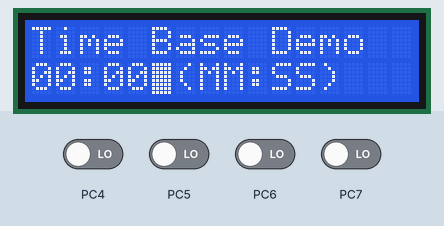
This program was run on a simulated ATmega32, built with avr-gcc and emulated at 16 MHz. On the bench: 16×2 character LCD. Wiring (inferred from the names in the program): character LCD (HD44780): RS PD6; R/W PD5; E PD7; data PC0, PC1, PC2, PC3. The test bench sets the inputs (shaded band); at power-on: PC4–7 LOW.

Above: at 0.4 s.
At 3.1 s:
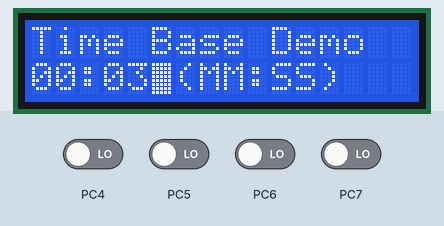
At 9.1 s:
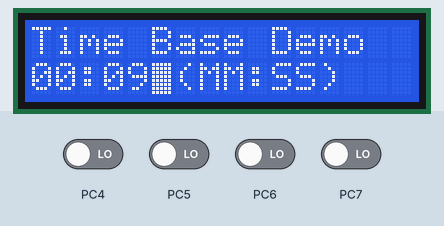
At 19.2 s:
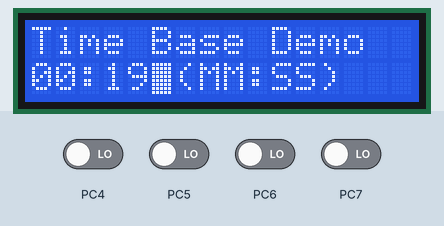
At 29.2 s:
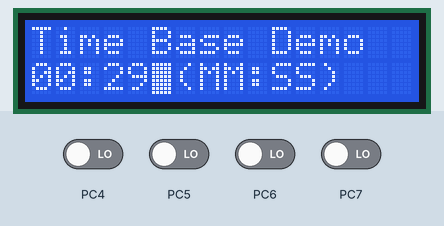
At 38.2 s:
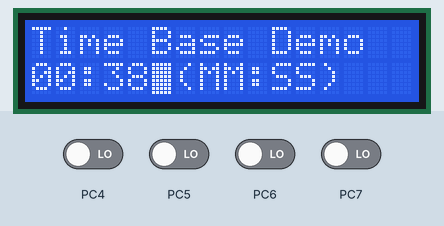

Measured:
- what the display in image 0 shows lasts 0.8 s, from 0.3 s to 1.1 s
- what the display in image 1 shows lasts 1.1 s, from 3.0 s to 4.1 s

The program:

timer_avr_COMPARE.c
```c
#include <avr/io.h>
#include <avr/interrupt.h>

#include "lcd.h"

//Global variable for the clock system
volatile unsigned int   clock_millisecond=0;
volatile unsigned char  clock_second=0;

volatile unsigned char  clock_minute=0;

main()
{
   //Initialize the LCD Subsystem
   InitLCD(LS_BLINK);
   //Clear the display
   LCDClear();

   //Set up the timer1 as described in the
   //tutorial

   TCCR1B=(1<<WGM12)|(1<<CS11)|(1<<CS10);
   OCR1A=250;

   //Enable the Output Compare A interrupt
   TIMSK|=(1<<OCIE1A);


   LCDWriteStringXY(0,0,"Time Base Demo");
   LCDWriteStringXY(0,1,"  :   (MM:SS)");

   //Enable interrupts globally

   sei();

   //Continuasly display the time
   while(1)
   {
      LCDWriteIntXY(0,1,clock_minute,2);
      LCDWriteIntXY(3,1,clock_second,2);
      _delay_loop_2(0);
   }

}


//The output compate interrupt handler
//We set up the timer in such a way that
//this ISR is called exactly at 1ms interval
ISR(TIMER1_COMPA_vect)
{
   clock_millisecond++;
   if(clock_millisecond==1000)
   {
      clock_second++;
      clock_millisecond=0;
      if(clock_second==60)
      {
         clock_minute++;
         clock_second=0;
      }
   }
}
```

myutils.h
```c
#ifndef MYUTILS_H
 #define MYUTILS_H

 #define _CONCAT(a,b) a##b
 #define PORT(x) _CONCAT(PORT,x)
 #define PIN(x) _CONCAT(PIN,x)
 #define DDR(x) _CONCAT(DDR,x)

#endif
```

usart_lib.c
```c
#include<avr/io.h>
#include<util/delay.h>
#include"lcd.h"

#define EOT '%'
#define SOT '^'


void USARTInit(uint16_t ubrr_value)
{

   //Set Baud rate

   UBRRL = ubrr_value;
   UBRRH = (ubrr_value>>8);

   /*Set Frame Format


   >> Asynchronous mode
   >> No Parity
   >> 1 StopBit

   >> char size 8

   */

   UCSRC=(1<<URSEL)|(3<<UCSZ0);


   //Enable The receiver and transmitter

   UCSRB=(1<<RXEN)|(1<<TXEN)|(1<<RXCIE)|(1<<TXCIE);


}


//This function is used to read the available data
//from USART. This function will wait untill data is
//available.
char USARTReadChar()
{
   //Wait untill a data is available

   while(!(UCSRA & (1<<RXC)))
   {
      //Do nothing
   }

   //Now USART has got data from host
   //and is available is buffer

   return UDR;
}


//This fuction writes the given "data" to
//the USART which then transmit it via TX line
void USARTWriteChar(char data)
{
   //Wait untill the transmitter is ready

   while(!(UCSRA & (1<<UDRE)))
   {
      //Do nothing
   }

   //Now write the data to USART buffer

   UDR=data;
}


void USARTWriteInt(int val,unsigned int field_length)
{
	/***************************************************************
	This function writes a integer type value to LCD module

	Arguments:
	1)int val	: Value to print

	2)unsigned int field_length :total length of field in which the value is printed
	must be between 1-5 if it is -1 the field length is no of digits in the val

	****************************************************************/

	char str[5]={0,0,0,0,0};
	int i=4,j=0;
	while(val)
	{
	str[i]=val%10;
	val=val/10;
	i--;
	}
	if(field_length==-1)
		while(str[j]==0) j++;
	else
		j=5-field_length;

	if(val<0) USARTWriteChar('-');
	for(i=j;i<5;i++)
	{
	USARTWriteChar(48+str[i]);
	//USARTWriteChar(48+str[i]);
	for(i=0;i<4;i++)
	{
	_delay_ms(10);
	}
}}

void write(char *data)
{
	//USARTWriteChar('#');
	//USARTWriteChar(3);
	//USARTWriteChar(1);
	while(*data)
	USARTWriteChar(*data++);
	//USARTWriteChar('\n');
	//USARTWriteInt(data,2);
	//while(*data) USARTWriteChar(*data++);
}
```

lcd.c
```c
#include <avr/io.h>
#include <inttypes.h>

#ifndef F_CPU
	#define F_CPU 1475600UL
#endif

#include <util/delay.h>

#include "lcd.h"


#define LCD_DATA_PORT 	PORT(LCD_DATA)
#define LCD_E_PORT 	PORT(LCD_E)
#define LCD_RS_PORT 	PORT(LCD_RS)
#define LCD_RW_PORT 	PORT(LCD_RW)

#define LCD_DATA_DDR 	DDR(LCD_DATA)
#define LCD_E_DDR 	DDR(LCD_E)
#define LCD_RS_DDR 	DDR(LCD_RS)
#define LCD_RW_DDR 	DDR(LCD_RW)

#define LCD_DATA_PIN	PIN(LCD_DATA)

#define SET_E() (LCD_E_PORT|=(1<<LCD_E_POS))
#define SET_RS() (LCD_RS_PORT|=(1<<LCD_RS_POS))
#define SET_RW() (LCD_RW_PORT|=(1<<LCD_RW_POS))

#define CLEAR_E() (LCD_E_PORT&=(~(1<<LCD_E_POS)))
#define CLEAR_RS() (LCD_RS_PORT&=(~(1<<LCD_RS_POS)))
#define CLEAR_RW() (LCD_RW_PORT&=(~(1<<LCD_RW_POS)))


void LCDByte(uint8_t c,uint8_t isdata)
{
//Sends a byte to the LCD in 4bit mode
//cmd=0 for data
//cmd=1 for command


//NOTE: THIS FUNCTION RETURS ONLY WHEN LCD HAS PROCESSED THE COMMAND

uint8_t hn,ln;			//Nibbles
uint8_t temp;

hn=c>>4;
ln=(c & 0x0F);

if(isdata==0)
	CLEAR_RS();
else
	SET_RS();

_delay_us(0.500);		//tAS

SET_E();

//Send high nibble

temp=(LCD_DATA_PORT & 0XF0)|(hn);
LCD_DATA_PORT=temp;

_delay_us(1);			//tEH

//Now data lines are stable pull E low for transmission

CLEAR_E();

_delay_us(1);

//Send the lower nibble
SET_E();

temp=(LCD_DATA_PORT & 0XF0)|(ln);

LCD_DATA_PORT=temp;

_delay_us(1);			//tEH

//SEND

CLEAR_E();

_delay_us(1);			//tEL

LCDBusyLoop();
}

void LCDBusyLoop()
{
	//This function waits till lcd is BUSY

	uint8_t busy,status=0x00,temp;

	//Change Port to input type because we are reading data
	LCD_DATA_DDR&=0xF0;

	//change LCD mode
	SET_RW();		//Read mode
	CLEAR_RS();		//Read status

	//Let the RW/RS lines stabilize

	_delay_us(0.5);		//tAS


	do
	{

		SET_E();

		//Wait tDA for data to become available
		_delay_us(0.5);

		status=LCD_DATA_PIN;
		status=status<<4;

		_delay_us(0.5);

		//Pull E low
		CLEAR_E();
		_delay_us(1);	//tEL

		SET_E();
		_delay_us(0.5);

		temp=LCD_DATA_PIN;
		temp&=0x0F;

		status=status|temp;

		busy=status & 0b10000000;

		_delay_us(0.5);
		CLEAR_E();
		_delay_us(1);	//tEL
	}while(busy);

	CLEAR_RW();		//write mode
	//Change Port to output
	LCD_DATA_DDR|=0x0F;

}

void InitLCD(uint8_t style)
{
	/*****************************************************************

	This function Initializes the lcd module
	must be called before calling lcd related functions

	Arguments:
	style = LS_BLINK,LS_ULINE(can be "OR"ed for combination)
	LS_BLINK :The cursor is blinking type
	LS_ULINE :Cursor is "underline" type else "block" type

	*****************************************************************/

	//After power on Wait for LCD to Initialize
	_delay_ms(30);

	//Set IO Ports
	LCD_DATA_DDR|=(0x0F);
	LCD_E_DDR|=(1<<LCD_E_POS);
	LCD_RS_DDR|=(1<<LCD_RS_POS);
	LCD_RW_DDR|=(1<<LCD_RW_POS);

	LCD_DATA_PORT&=0XF0;
	CLEAR_E();
	CLEAR_RW();
	CLEAR_RS();

	//Set 4-bit mode
	_delay_us(0.3);	//tAS

	SET_E();
	LCD_DATA_PORT|=(0b00000010); //[B] To transfer 0b00100000 i was using LCD_DATA_PORT|=0b00100000
	_delay_us(1);
	CLEAR_E();
	_delay_us(1);

	//Wait for LCD to execute the Functionset Command
	LCDBusyLoop();                                    //[B] Forgot this delay

	//Now the LCD is in 4-bit mode

	LCDCmd(0b00001100|style);	//Display On
	LCDCmd(0b00101000);			//function set 4-bit,2 line 5x7 dot format
}
void LCDWriteString(const char *msg)
{
	/*****************************************************************

	This function Writes a given string to lcd at the current cursor
	location.

	Arguments:
	msg: a null terminated string to print


	*****************************************************************/
 while(*msg!='\0')
 {
	LCDData(*msg);
	msg++;
 }
}

void LCDWriteInt(int val,unsigned int field_length)
{
	/***************************************************************
	This function writes a integer type value to LCD module

	Arguments:
	1)int val	: Value to print

	2)unsigned int field_length :total length of field in which the value is printed
	must be between 1-5 if it is -1 the field length is no of digits in the val

	****************************************************************/

	char str[5]={0,0,0,0,0};
	int i=4,j=0;
	while(val)
	{
	str[i]=val%10;
	val=val/10;
	i--;
	}
	if(field_length==-1)
		while(str[j]==0) j++;
	else
		j=5-field_length;

	if(val<0) LCDData('-');
	for(i=j;i<5;i++)
	{
	LCDData(48+str[i]);
	}
}
void LCDGotoXY(uint8_t x,uint8_t y)
{
 if(x<40)
 {
  if(y) x|=0b01000000;
  x|=0b10000000;
  LCDCmd(x);
  }
}
```

lcd.h
```c
#include <avr/io.h>

#ifndef F_CPU
	#define F_CPU 1475600UL
#endif

#include <util/delay.h>

#include "myutils.h"

#ifndef _LCD_H
#define _LCD_H
/*_________________________________________________________________________________________*/

/************************************************
	LCD CONNECTIONS
*************************************************/

#define LCD_DATA C	//Port PC0-PC3 are connected to D4-D7

#define LCD_E D 		//Enable OR strobe signal
#define LCD_E_POS	PD7	//Position of enable in above port

#define LCD_RS D
#define LCD_RS_POS 	PD6

#define LCD_RW D
#define LCD_RW_POS 	PD5


//************************************************

#define LS_BLINK 0B00000001
#define LS_ULINE 0B00000010


/***************************************************
			F U N C T I O N S
****************************************************/


void InitLCD(uint8_t style);
void LCDWriteString(const char *msg);
void LCDWriteInt(int val,unsigned int field_length);
void LCDGotoXY(uint8_t x,uint8_t y);

//Low level
#define LCDCmd(c) (LCDByte(c,0))
#define LCDData(d) (LCDByte(d,1))

void LCDBusyLoop();


/***************************************************
			F U N C T I O N S     E N D
****************************************************/


/***************************************************
	M A C R O S
***************************************************/
#define LCDClear() LCDCmd(0b00000001)
#define LCDHome() LCDCmd(0b00000010);

#define LCDWriteStringXY(x,y,msg) {\
 LCDGotoXY(x,y);\
 LCDWriteString(msg);\
}

#define LCDWriteIntXY(x,y,val,fl) {\
 LCDGotoXY(x,y);\
 LCDWriteInt(val,fl);\
}
/***************************************************/


/*_________________________________________________________________________________________*/
#endif
```
